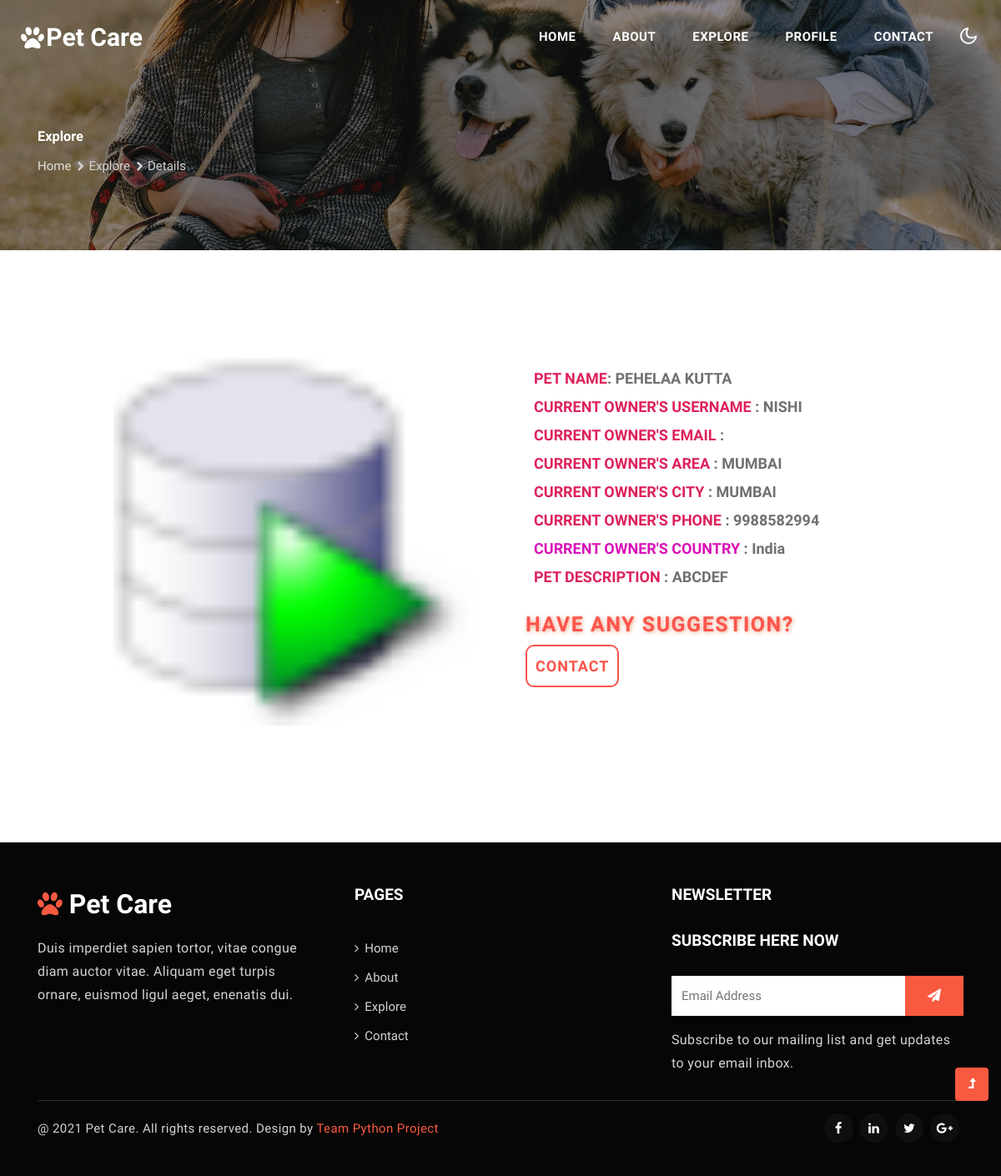
Page /pet/1 on the committed database.
### core/models.py (models this page shows, shortened)
class Transaction(models.Model):
    name=models.CharField(max_length=100)
    desc= models.TextField()
    img = models.ImageField(upload_to='pics')
    donor_id = models.ForeignKey(User, on_delete=models.CASCADE)
    accepted_req_id = models.ForeignKey('Request', on_delete=models.CASCADE, blank=True, null=True)
    class Meta:
        verbose_name = "Transaction"
        verbose_name_plural = "Transactions"

class User(AbstractUser):
    area = models.CharField(max_length=500)
    city = models.CharField(max_length=50)
    country = models.CharField(max_length=50)
    phone = models.CharField(max_length=10)

### core/views.py (the view)
# urls.py: path("pet/<int:transaction_id>", views.petDetailsRenderer, name="pet-details-page"),
def petDetailsRenderer(request, transaction_id):
    if request.method == "GET":
        return render(request, TEMPLATE_MAPPING["pet-details"], context={"pet": Transaction.objects.get(id=transaction_id)})

### core/templates/petDetails.html (shortened to what this page needs)
{% load static %}
<!doctype html>
<html lang="en">
<head>
    <link rel="stylesheet" href="{% static 'css/style-starter.css' %}">
    <link rel="stylesheet" href="{% static 'css/petDetails.css' %}">
</head>
<body>
    <header id="site-header" class="fixed-top">
        <div class="container-fluid">
            <nav class="navbar navbar-expand-lg stroke">
                <h1>
                    <a class="navbar-brand d-flex align-items-center" href="{% url 'index-page' %}">
                        <i class="fa fa-paw mr-1" aria-hidden="true"></i>Pet Care</a>
                </h1>
                <div class="collapse navbar-collapse" id="navbarTogglerDemo02">
                    <ul class="navbar-nav ml-lg-auto">
                        <li class="nav-item">
                            <a class="nav-link" href="{% url 'index-page' %}"  href="index.html">Home</a>
                        </li>
                        <li class="nav-item">
                            <a class="nav-link" href="{% url 'about-page' %}"  href="about.html">About</a>
                        </li>
                        <li class="nav-item ">
                            <a class="nav-link" href="{% url 'explore-page' %}"  href="explore.html">explore</a>
                        </li>
                        <li class="nav-item">
                            <a class="nav-link" href="profile.html">Profile</a>
                        </li>
                        <li class="nav-item">
                            <a class="nav-link" href="{% url 'contact-page' %}"  href="contact.html">Contact</a>
                        </li>
                    </ul>
                </div>
                <div class="cont-ser-position">
                    <nav class="navigation">
                        <div class="theme-switch-wrapper">
                            <label class="theme-switch" for="checkbox">
                                <div class="mode-container">
                                    <i class="gg-moon"></i>
                                </div>
                            </label>
                        </div>
                    </nav>
                </div>
            </nav>
        </div>
    </header>
    <div class="inner-banner">
        <div class="w3l-breadcrumb">
            <div class="container">
                <h4 class="inner-text-title font-weight-bold text-white mb-sm-3 mb-2">Explore</h4>
                <ul class="breadcrumbs-custom-path">
                    <li><a href="{% url 'index-page' %}">Home</a></li>
                    <li class="active"><span class="fa fa-chevron-right mx-2" aria-hidden="true"></span>Explore</li>
                    <li class="active"><span class="fa fa-chevron-right mx-2" aria-hidden="true"></span>Details</li>
                </ul>
            </div>
        </div>
    </div>
      <div class="mainbody">
        <div class="description">
            <div class="left">
                <div class="img_left">
                    <img src="{{pet.img.url}}" alt="" class="image-zoom" >
                </div>
            </div>
            <div class="right">
                <h1 class="product_header">{{x.name}}</h1>
                <div class="product_info">
                   <div class="descrow"><span style="color: rgb(221, 33, 90);">Pet Name</span>: <b>{{pet.name}}</b></div>
                   <div class="descrow"><span style="color: rgb(221, 33, 90);">Current Owner's Username</span> : {{pet.donor_id.username}}</div>
                   <div class="descrow"><span style="color: rgb(221, 33, 90);">Current Owner's Email</span> : {{pet.donor_id.email}}</div>
                   <div class="descrow"><span style="color: rgb(221, 33, 90);">Current Owner's Area</span> : {{pet.donor_id.area}}</div>
                   <div class="descrow"><span style="color: rgb(221, 33, 90);">Current Owner's City</span> : {{pet.donor_id.city}}</div>
                   <div class="descrow"><span style="color: rgb(221, 33, 90);">Current Owner's Phone</span> : {{pet.donor_id.phone}}</div>
                   <div class="descrow"><span style="color: rgb(218, 16, 184);">Current Owner's Country</span> : <span style="text-transform: none;">{{pet.donor_id.country}}</span>
                   <div class="descrow"><span style="color: rgb(221, 33, 90);">Pet Description</span> : {{pet.desc}}</div>
                </div>
                </div>
                <div class="quotation">
                    <h1>Have any suggestion?</h1>
                    <a href="{% url 'contact-page' %}" class="quote">CONTACT</a>
                </div>
            </div>
        </div>
    </div>
    <section class="w3l-footer-16">
        <div class="w3l-footer-16-main">
            <div class="container">
                <div class="row footer-p">
                    <div class="col-lg-4 pr-lg-5">
                        <a class="logo" href="{% url 'index-page' %}"><i class="fa fa-paw" aria-hidden="true"></i> Pet Care</a>
                        <p class="mt-4">Duis imperdiet sapien tortor, vitae congue diam auctor vitae. Aliquam
                            eget turpis ornare, euismod ligul aeget, enenatis dui. </p>
                    </div>
                    <div class="col-lg-4 mt-lg-0 mt-4">
                        <h3>Pages</h3>
                        <div class="row">
                            <div class="col-6 column">
                                <ul class="footer-gd-16">
                                    <li><a href="{% url 'index-page' %}"><i class="fa fa-angle-right"
                                                aria-hidden="true"></i>Home</a></li>
                                    <li><a href="{% url 'about-page' %}"><i class="fa fa-angle-right" aria-hidden="true"></i>About</a></li>
                                    <li><a href="{% url 'explore-page' %}"><i class="fa fa-angle-right"
                                                aria-hidden="true"></i>Explore</a></li>
                                    <li><a href="{% url 'contact-page' %}"><i class="fa fa-angle-right"
                                                aria-hidden="true"></i>Contact</a></li>
                                </ul>
                            </div>
                        </div>
                    </div>
                    <div class="col-lg-4 col-md-7 column mt-lg-0 mt-4">
                        <h3>Newsletter </h3>
                        <div class="end-column">
                            <h3>Subscribe Here Now</h3>
                            <form action="#" class="subscribe" method="post">
                                <input type="email" name="email" placeholder="Email Address" required="">
                                <button><span class="fa fa-paper-plane" aria-hidden="true"></span></button>
                            </form>
                            <p>Subscribe to our mailing list and get updates to your email inbox.</p>
                        </div>
                    </div>
                </div>
                <div class="d-flex below-section justify-content-between align-items-center pt-4 mt-5">
                    <div class="columns text-lg-left">
                        <p class="copy-text">@ 2021 Pet Care. All rights reserved. Design by <a>Team Python Project</a>
                        </p>
                    </div>
                    <div class="columns-2 mt-md-0 mt-3">
                        <ul class="social">
                            <li><a href="#facebook"><span class="fa fa-facebook" aria-hidden="true"></span></a>
                            </li>
                            <li><a href="#linkedin"><span class="fa fa-linkedin" aria-hidden="true"></span></a>
                            </li>
                            <li><a href="#twitter"><span class="fa fa-twitter" aria-hidden="true"></span></a>
                            </li>
                            <li><a href="#google"><span class="fa fa-google-plus" aria-hidden="true"></span></a>
                            </li>
                        </ul>
                    </div>
                </div>
            </div>
        </div>
    </section>
    <button onclick="topFunction()" id="movetop" title="Go to top">
        <span class="fa fa-level-up" aria-hidden="true"></span>
    </button>
</body>
</html>

### core/static/css/petDetails.css (style rules this page uses)
* { margin: 0; padding: 0; text-decoration: none; list-style: none; user-select: none; }
input, button,select,option { outline: none; }
html { height: fit-content; overflow-x: hidden; font-size: 62.5%; scroll-behavior: smooth; }
body { width: 100%; height: fit-content; }
.mainbody .description { width: 90%; position: relative; margin: 100px auto; margin-bottom: 120px; height: fit-content; display: flow-root; }
.mainbody .description .left { width: calc(50% - 10px); height: fit-content; float: left; overflow: hidden; }
.mainbody .description .right { width: calc(50% - 10px); height: fit-content; float: right; overflow: hidden; padding-left: 20px; }
.mainbody .description .left .img_left { width: calc(100% - 40px); height: fit-content; margin: 20px auto ; }
.mainbody .description .left .img_left img { width: calc(100% - 0px); height: 450px; }
.mainbody .description .right .product_header { width: calc(100% - 20px ); height: fit-content; padding: 10px 0; font-size: 35px; text-transform: uppercase; font-family: 'Dosis', sans-serif; letter-spacing: 1.5px; font-weight: 700; color: rgb(253, 84, 75); text-shadow: 2px 1px 5px rgba(226, 92, 39, 0.815); }
.mainbody .description .right .product_info { width: calc(100% - 20px ); height: fit-content; font-size: 18px; text-transform: uppercase; font-family: 'Quicksand', sans-serif; font-weight: 800; margin:20px auto; padding-right: 10px; }
.mainbody .description .right .product_info .descrow { margin:7px auto; }
.mainbody .description .right .quotation h1 { width: calc(100% - 20px ); height: fit-content; padding: 10px 0; font-size: 25px; text-transform: uppercase; font-family: 'Dosis', sans-serif; letter-spacing: 1.5px; font-weight: 600; color: rgb(253, 84, 75); text-shadow: 1px 1px 5px rgba(226, 92, 39, 0.582); }
.mainbody .description .right .quotation .quote { display: block; float: left; width: fit-content; border: 2px solid rgb(253, 84, 75); border-radius: 10px; font-family: 'Quicksand', sans-serif; padding: 10px ; margin-right: 20px; font-weight: 700; color: rgb(253, 84, 75); font-size: 18px; letter-spacing: 1px; text-decoration: none; text-transform: uppercase; transition: all 0.4s linear; }

### rows in the picture
Transaction: img (picture), name "PEHELAA KUTTA", donor_id.username "NISHI", donor_id.area "MUMBAI", donor_id.city "MUMBAI", donor_id.phone "9988582994", donor_id.country "India", desc "ABCDEF"
